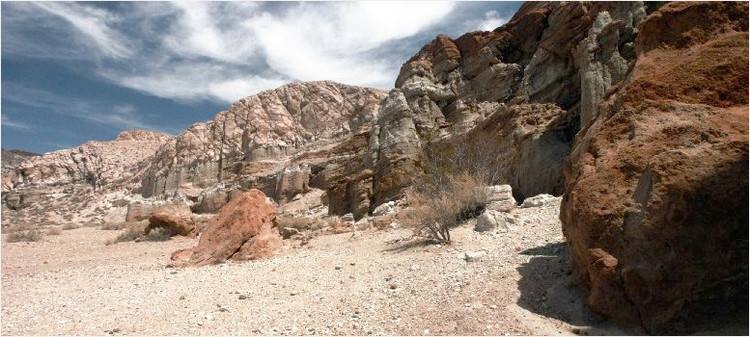
//> input picture images/2.jpg, 750 x 337 px
$ ./main   (built with g++ and OpenCV 4)
//> lines starting //> are read from the running program, lines starting //| are printed output that depends on the picture; after the words box and inside, x2 and y2 are one past the last pixel; in counts of white or black regions, pixels touching at a corner belong together
#include <opencv2/opencv.hpp>
#include <iostream>
using namespace cv;
using namespace std;


float gam = 1.3;

//图像阈值二值化处理 c为阈值
float imgbin(float r, int c)
{
	if (r >= c)
		return 255;
	else
		return 0;
}

//对数变换 范围较窄的低灰度值映射到范围较宽的灰度区间，同时将范围较宽的高灰度值区间映射为较窄的灰度区间，
//从而扩展了暗像素的值，压缩了高灰度的值，能够对图像中低灰度细节进行增强。
float imglog(float r, int c) { return c * log(1 + r); }

//伽马变化
//当γ<1时，γ的值越小，对图像低灰度值的扩展越明显；当γ>1时，γ的值越大，对图像高灰度值部分的扩展越明显。这样就能够显示更多的图像的低灰度或者高灰度细节。
float imggama(float r, int c) { float temp = pow(r, gam); return c * temp; }

//Fu_Type: 1.图像阈值分割 2.图像对数变换 3.图像伽马变换
void gray_transformation(Mat& inputImage, Mat& outputImage, int Fu_Type, int c)
{
	outputImage = inputImage.clone();
	int rowNumber = outputImage.rows;
	int colNumber = outputImage.cols;
	cout << "rowNumber" << rowNumber << "colNumber" << colNumber << endl;

	//函数指针
	typedef float(*FP)(float, int);
	FP func_list[] = { imgbin , imglog , imggama };

	for (int i = 0; i < rowNumber; i++)  //行循环
	{
		for (int j = 0; j < colNumber; j++)   //列循环
		{

			float num = outputImage.at<uchar>(i, j);///提取像素值
			float num2 = func_list[Fu_Type - 1](num, c);
			if (num2 >= 255)
			{
				num2 = 255;
			}
			else  if (num2 <=0)
			{
				num2 = 0;
			}
			outputImage.at<uchar>(i, j) = num2;
		}
	}
}

//补色,是指任何两种以适当比例混合后而呈现白色或灰色的颜色，即这两种颜色互为补色。总是成对出现。色调环（颜色立体的圆周）上位于对侧的任何两种颜色互为补色。
//补色对于增强嵌在彩色图像暗区的细节很有用，RGB转换为CMY
//CMY模型这样的减色混合模型正好适用于彩色打印机和复印机这类需要在纸上沉积彩色颜料的设备，因为颜料不是像显示器那样发出颜色，而是反射颜色。

//对于HSI和HSV图像，H分量须要进行对应的旋转，而亮度分量也须要对应的反转。而饱和度不变，可以得到相似的补色效果。
void imgRGB2CMY(Mat& inputImage, Mat& outputImage)
{
	outputImage = inputImage.clone();
	int rowNumber = outputImage.rows;
	int colNumber = outputImage.cols;
	cout << "rowNumber" << rowNumber << "colNumber" << colNumber << endl;

	for (int i = 0; i < rowNumber; i++)  //行循环
	{
		for (int j = 0; j < colNumber; j++)   //列循环
		{

			float dB = outputImage.at<Vec3b>(i, j)[0];
			float dG = outputImage.at<Vec3b>(i, j)[1];
			float dR = outputImage.at<Vec3b>(i, j)[2];

			float dC = 255 - dB;
			float dM = 255 - dG;
			float dY = 255 - dR;


			outputImage.at<Vec3b>(i, j)[0] = dY;
			outputImage.at<Vec3b>(i, j)[1] = dM;
			outputImage.at<Vec3b>(i, j)[2] = dC;
		}
	}
}


int main()
{
	Mat srcImage_gray, srcImage_color,rstImage1, rstImage2, rstImage3, rstimage4;
	srcImage_gray = imread("G:\\Code\\Digital_image_processing\\images\\2.jpg",0);
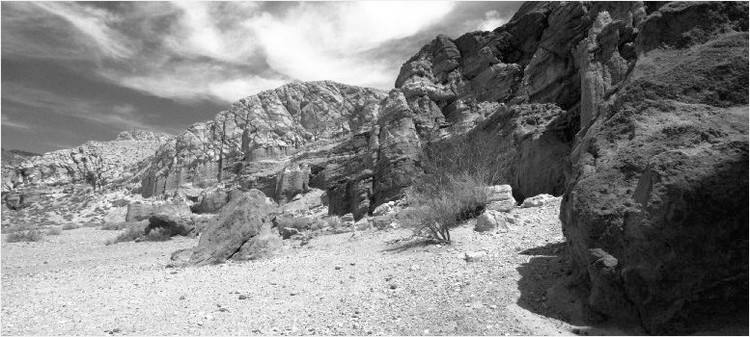
//> srcImage_gray: 337 rows x 750 cols, CV_8UC1; min 0, max 255, mean 130.9
	srcImage_color = imread("G:\\Code\\Digital_image_processing\\images\\2.jpg",1);
//> srcImage_color is the input picture: 337 rows x 750 cols, CV_8UC3; mean B, G, R 118.3, 128.1, 141.2

	imshow("灰度图", srcImage_gray);

	gray_transformation(srcImage_gray, rstImage1, 1, 200);
//| rowNumber337colNumber750
//> after the loop in gray_transformation, `for (int i = 0; i < rowNumber; i++)`:
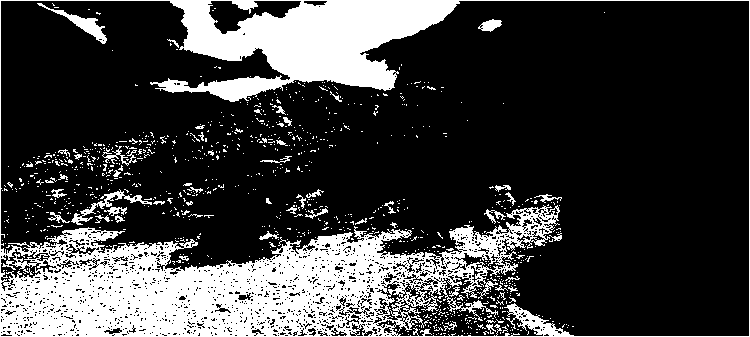
//> outputImage: 337 rows x 750 cols, CV_8UC1; 24.1% white; 966 white regions (914 under 20 px), largest, box (x1, y1, x2, y2) and area: (0, 0, 750, 337) 54810, (37, 3, 107, 44) 563, (71, 189, 152, 225) 482
	gray_transformation(srcImage_gray, rstImage2, 2, 50);
//> call 2 of gray_transformation, with Fu_Type = 2, c = 50
//| rowNumber337colNumber750
//> after the loop in gray_transformation (call 2), `for (int i = 0; i < rowNumber; i++)`:
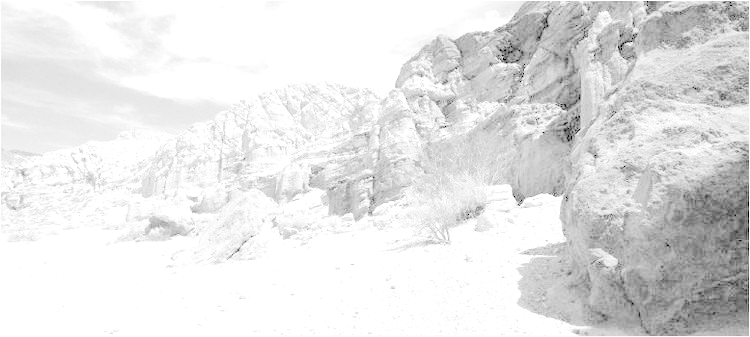
//> outputImage: 337 rows x 750 cols, CV_8UC1; min 0, max 255, mean 228
	gray_transformation(srcImage_gray, rstImage3, 3, 1);
//> call 3 of gray_transformation, with Fu_Type = 3, c = 1
//| rowNumber337colNumber750
//> after the loop in gray_transformation (call 3), `for (int i = 0; i < rowNumber; i++)`:
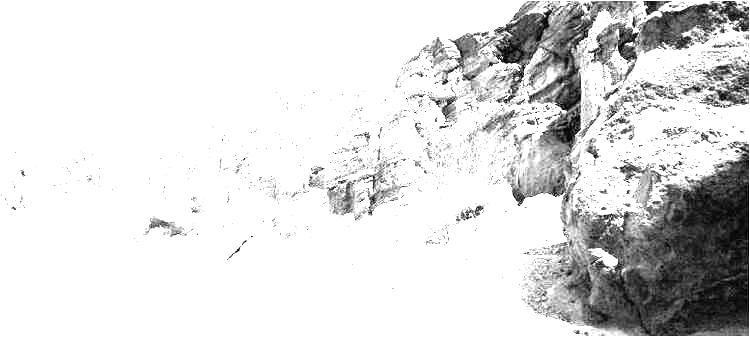
//> outputImage: 337 rows x 750 cols, CV_8UC1; min 0, max 255, mean 220.5

	imgRGB2CMY(srcImage_color, rstimage4);
//| rowNumber337colNumber750
//> after the loop in imgRGB2CMY, `for (int i = 0; i < rowNumber; i++)`:
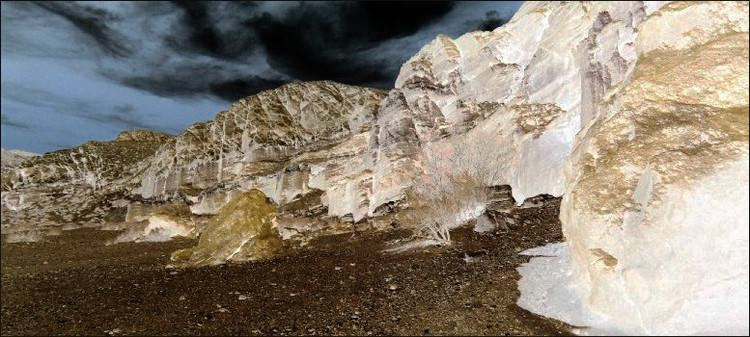
//> outputImage: 337 rows x 750 cols, CV_8UC3; mean B, G, R 113.8, 126.9, 136.7

	imshow("二值化处理", rstImage1);
	imshow("对数变换", rstImage2);
	imshow("伽马变换", rstImage3);
	imshow("补色变换", rstimage4);

	//不加此语句图片会一闪而过
	waitKey(0);

	return 0;
}
